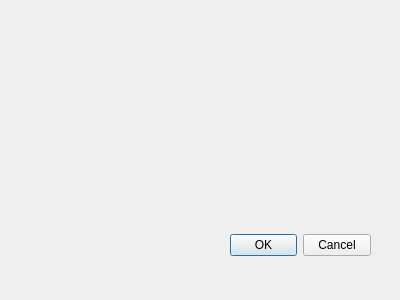
<?xml version="1.0" encoding="UTF-8"?>
<ui version="4.0">
 <class>Dialog</class>
 <widget class="QDialog" name="Dialog">
  <property name="geometry">
   <rect>
    <x>0</x>
    <y>0</y>
    <width>400</width>
    <height>300</height>
   </rect>
  </property>
  <property name="windowTitle">
   <string>Dialog</string>
  </property>
  <widget class="QDialogButtonBox" name="buttonBox">
   <property name="geometry">
    <rect>
     <x>230</x>
     <y>230</y>
     <width>141</width>
     <height>31</height>
    </rect>
   </property>
   <property name="orientation">
    <enum>Qt::Horizontal</enum>
   </property>
   <property name="standardButtons">
    <set>QDialogButtonBox::Cancel|QDialogButtonBox::Ok</set>
   </property>
  </widget>
 </widget>
 <resources/>
 <connections>
  <connection>
   <sender>buttonBox</sender>
   <signal>accepted()</signal>
   <receiver>Dialog</receiver>
   <slot>accept()</slot>
   <hints>
    <hint type="sourcelabel">
     <x>248</x>
     <y>254</y>
    </hint>
    <hint type="destinationlabel">
     <x>157</x>
     <y>274</y>
    </hint>
   </hints>
  </connection>
  <connection>
   <sender>buttonBox</sender>
   <signal>rejected()</signal>
   <receiver>Dialog</receiver>
   <slot>reject()</slot>
   <hints>
    <hint type="sourcelabel">
     <x>316</x>
     <y>260</y>
    </hint>
    <hint type="destinationlabel">
     <x>286</x>
     <y>274</y>
    </hint>
   </hints>
  </connection>
 </connections>
</ui>
